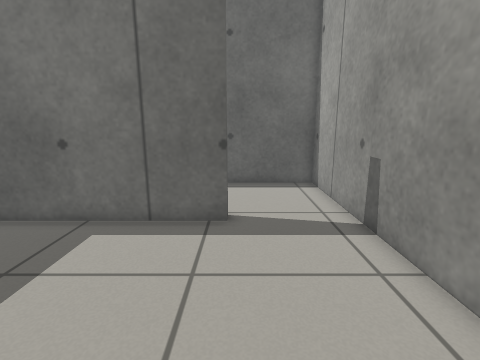
[1] (above)

16 first-person views from a walk through a world built for the Gazebo simulator. The camera is 0.78 m above the floor, tilts 12° down and sees 85° across. The floor is counted in squares, 0.25 m on a side. Each view is taken from the middle of a square. On the plan, view 1 faces up. The plan holds only what a view shows up to about 20 squares ahead; the rest is blank.

[2]
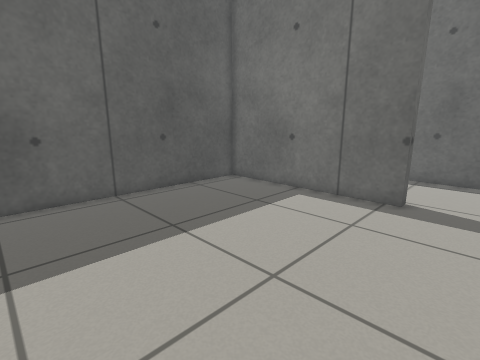

[3]
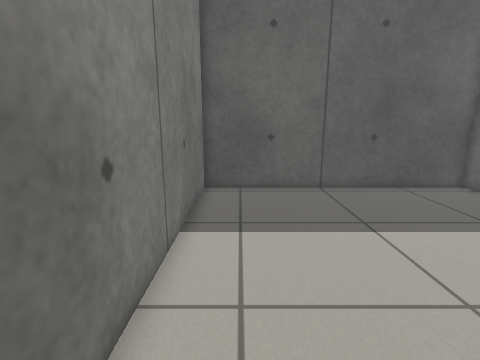

[4]
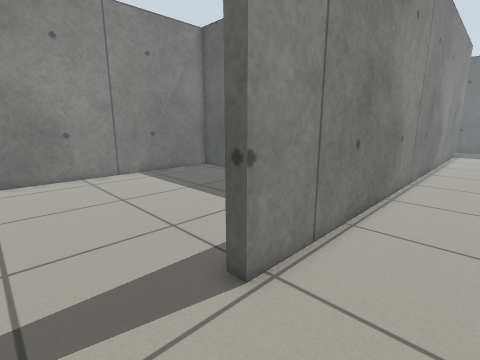

[5]
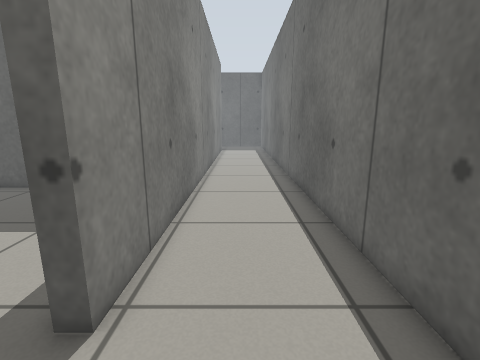

[6]
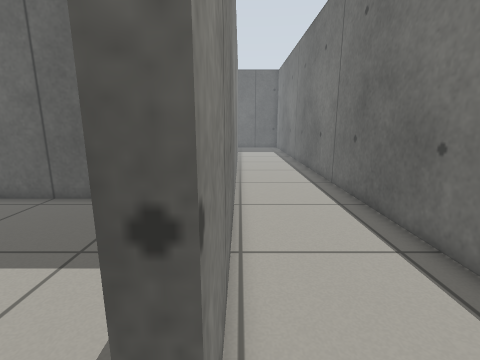

[7]
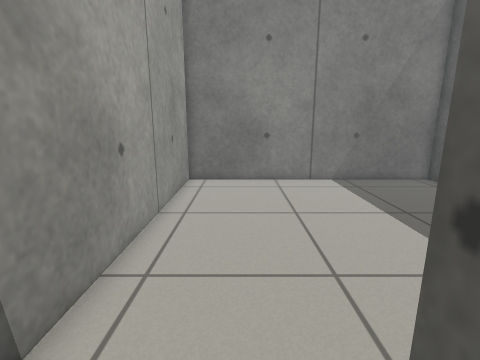

[8]
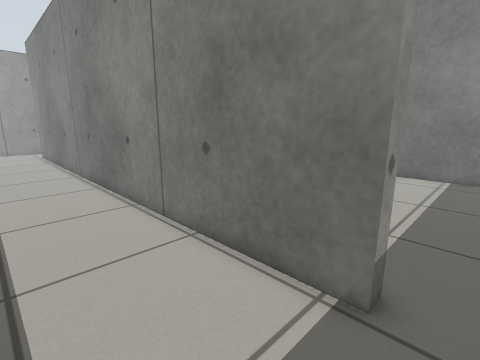

[9]
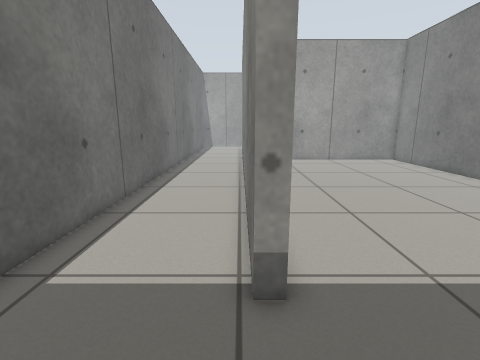

[10]
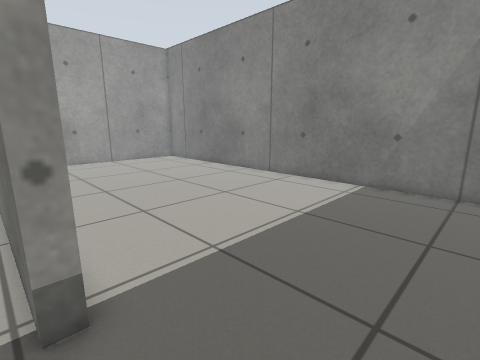

[11]
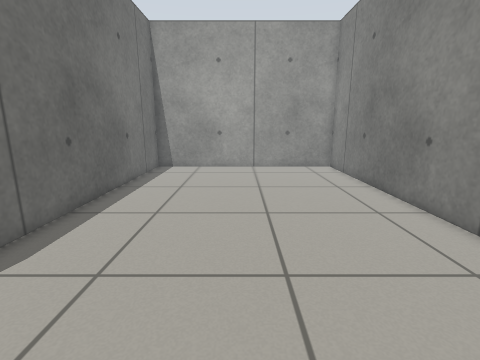

[12]
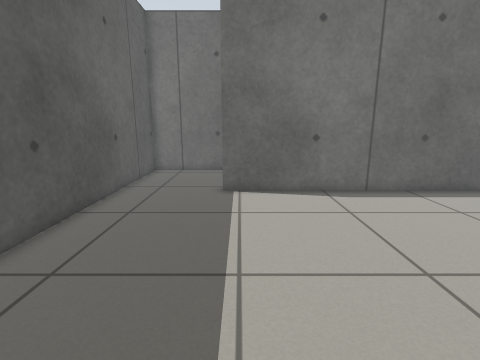

[13]
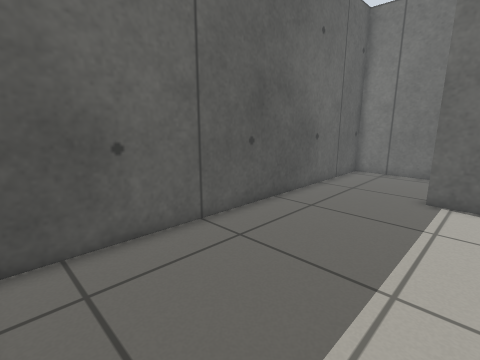

[14]
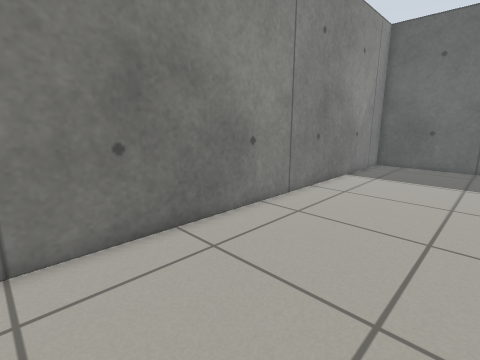

[15]
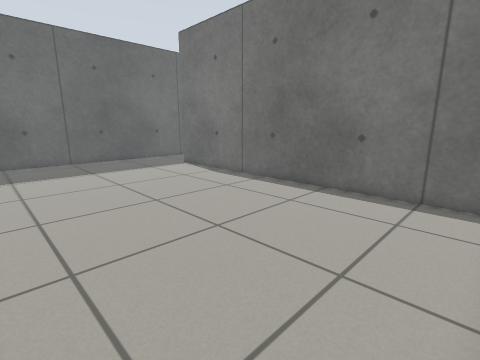

[16]
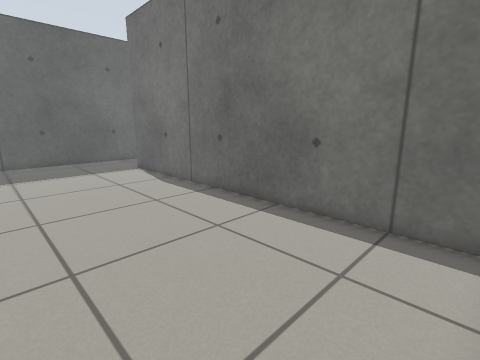

### Floor plan
Ten units are one square. View 1 is at (0, 0); x grows to the right and y downward. Boxes are objects, and circles mark ways between rooms. Rooms are numbered by the first view taken in them; rooms with no view inside come last. Other rooms are left out.
<svg viewBox="-354 -145 398 198">
<path fill="none" stroke="#000" d="M-4 -88 -4 -82 -98 -82 -98 48 39 48 39 -95M-298 -88 -4 -88M39 -95 39 -140 -349 -140 -349 -95M-349 -95 -349 48 -104 48 -104 -82 -298 -82 -298 -88"/>
<circle cx="15" cy="-85" r="3" fill="#2a7"/>
<circle cx="-320" cy="-85" r="3" fill="#2a7"/>
<text x="-30" y="-20">1</text>
<text x="-160" y="-120">2</text>
<text x="-230" y="-20">3</text>
</svg>
Room 1 opens to room 2. Room 2 opens to room 3.

Where each view was taken, in squares from view 1:
view 1: 0 up, 0 right, facing up
view 2: 3 down, 2 right, facing up-left
view 3: 3 down, 3 right, facing left
view 4: 12 up, 3 right, facing down-left
view 5: 11 up, 3 right, facing left
view 6: 9 up, 1 right, facing left
view 7: 10 up, 1 right, facing down
view 8: 13 up, 31 left, facing down-right
view 9: 9 up, 34 left, facing right
view 10: 9 up, 34 left, facing down-right
view 11: 2 up, 30 left, facing right
view 12: 4 down, 29 left, facing up
view 13: 4 down, 28 left, facing up-left
view 14: 2 up, 13 left, facing down-left
view 15: 4 down, 11 left, facing up-left
view 16: 0 up, 11 left, facing up-left
